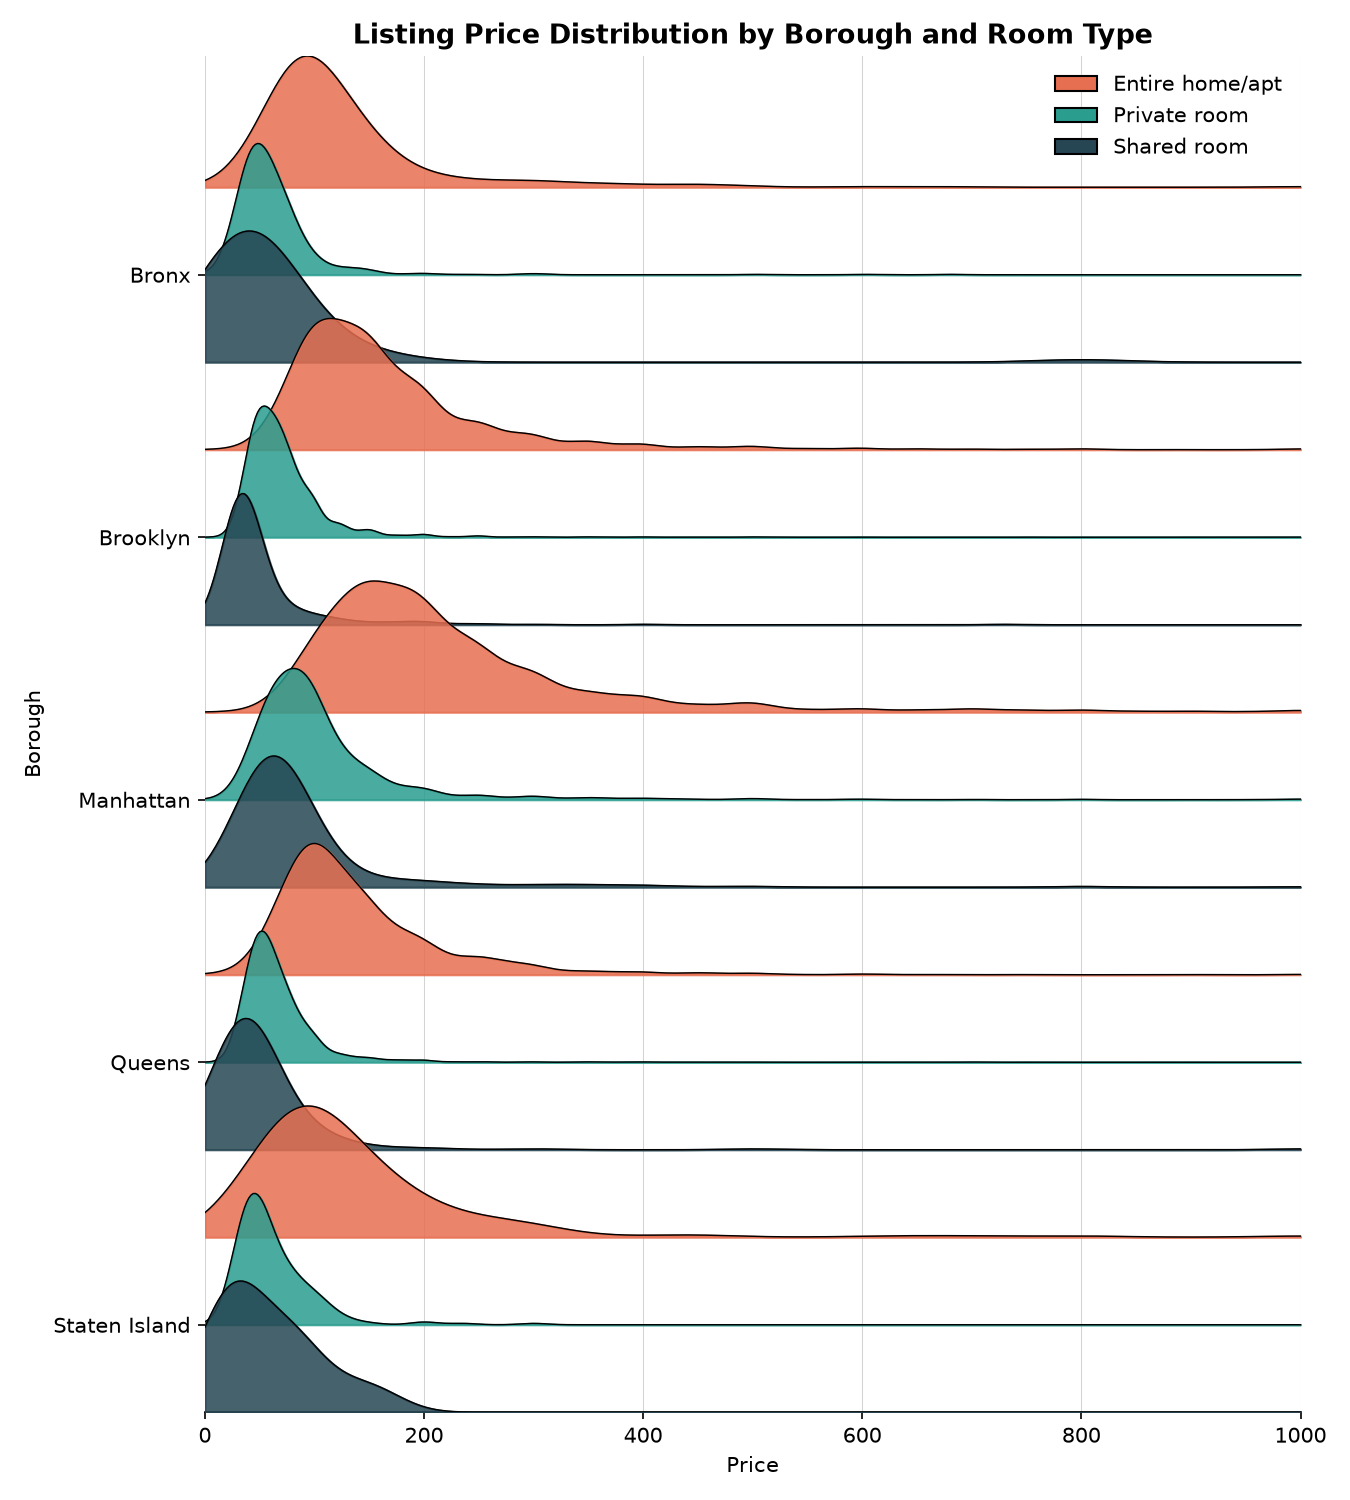

Write Python code to recreate this figure.
"""Ridgeline chart of listing price distribution by borough, split by room type."""

from pathlib import Path

import matplotlib.pyplot as plt
import numpy as np
import pandas as pd
from scipy.stats import gaussian_kde

SCRIPT_DIR = Path(__file__).resolve().parent
CSV_PATH = SCRIPT_DIR.parent / "AB_NYC_2019.csv"
GROUP_COL = "neighbourhood_group"
TYPE_COL = "room_type"
VALUE_COL = "price"

GROUP_ORDER = ["Bronx", "Brooklyn", "Manhattan", "Queens", "Staten Island"]
TYPE_ORDER = ["Entire home/apt", "Private room", "Shared room"]

TYPE_COLORS = {
    "Entire home/apt": "#E76F51",
    "Private room": "#2A9D8F",
    "Shared room": "#264653",
}

PRICE_CAP = 1000  # x-axis cap; a small number of listings above this are excluded


def load_data():
    df = pd.read_csv(CSV_PATH, usecols=[GROUP_COL, TYPE_COL, VALUE_COL])
    df = df.dropna(subset=[GROUP_COL, TYPE_COL, VALUE_COL])
    df = df[(df[VALUE_COL] > 0) & (df[VALUE_COL] <= PRICE_CAP)]
    return df


def main():
    df = load_data()

    # Rows are plotted bottom-to-top, so this is reversed from the desired
    # top-to-bottom reading order: Bronx > Brooklyn > Manhattan > Queens >
    # Staten Island, each block running Entire home/apt (top) to Shared
    # room (bottom).
    boroughs_bottom_up = list(reversed(GROUP_ORDER))
    types_bottom_up = list(reversed(TYPE_ORDER))
    rows = [(borough, room_type) for borough in boroughs_bottom_up for room_type in types_bottom_up]
    n = len(rows)
    block_size = len(TYPE_ORDER)

    x_grid = np.linspace(0, PRICE_CAP, 500)

    fig, ax = plt.subplots(figsize=(9, 10))

    row_height = 1.0
    overlap = 1.5

    for i, (borough, room_type) in enumerate(rows):
        values = df.loc[(df[GROUP_COL] == borough) & (df[TYPE_COL] == room_type), VALUE_COL]
        baseline = i * row_height

        if values.nunique() > 1:
            kde = gaussian_kde(values)
            density = kde(x_grid)
            density = density / density.max()
            y = baseline + density * row_height * overlap
        else:
            y = np.full_like(x_grid, baseline)

        ax.fill_between(x_grid, baseline, y, color=TYPE_COLORS[room_type], alpha=0.85, zorder=n - i)
        ax.plot(x_grid, y, color="black", linewidth=0.7, zorder=n - i)

    # one y-tick per borough, placed at the middle row of its 3-row block
    tick_positions = [
        (block_start + block_size / 2 - 0.5) * row_height for block_start in range(0, n, block_size)
    ]
    ax.set_yticks(tick_positions)
    ax.set_yticklabels(boroughs_bottom_up)

    # faint separators between borough blocks
    for block_start in range(block_size, n, block_size):
        ax.axhline(block_start * row_height, color="lightgray", linewidth=0.8, zorder=0)

    ax.set_xlabel("Price")
    ax.set_ylabel("Borough")
    ax.set_xlim(0, PRICE_CAP)
    ax.set_ylim(0, (n - 1) * row_height + row_height * overlap)

    ax.spines["top"].set_visible(False)
    ax.spines["right"].set_visible(False)
    ax.spines["left"].set_visible(False)
    ax.grid(axis="x", color="lightgray", linewidth=0.5, zorder=0)
    ax.set_axisbelow(True)

    handles = [plt.Rectangle((0, 0), 1, 1, facecolor=TYPE_COLORS[t], edgecolor="black") for t in TYPE_ORDER]
    ax.legend(handles, TYPE_ORDER, loc="upper right", frameon=False)

    ax.set_title("Listing Price Distribution by Borough and Room Type", fontsize=13, fontweight="bold")

    fig.tight_layout()
    fig.savefig(SCRIPT_DIR / "ridgeline-type.png", dpi=150)
    plt.show()


if __name__ == "__main__":
    main()
